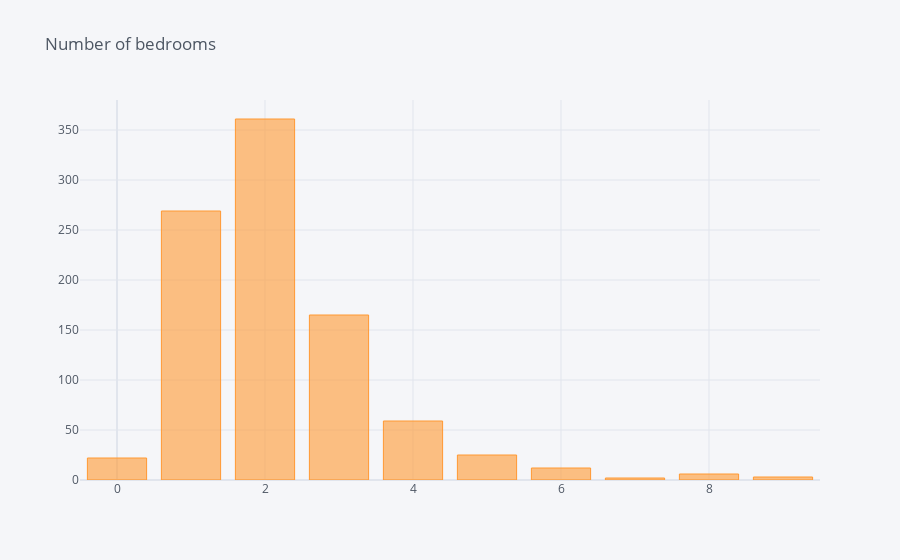

The notebook cell this image was saved under:
### Code cell
df['Soverom'].value_counts().iplot(kind = 'bar', title = 'Number of bedrooms')

### Figure 1 — Plotly figure (JSON) as saved in the notebook; plotly's stock layout.template omitted (floating-point values rounded to 4 significant figures)
{"data": [{"marker": {"color": "rgba(255, 153, 51, 0.6)", "line": {"color": "rgba(255, 153, 51, 1.0)", "width": 1}}, "name": "Soverom", "orientation": "v", "text": "", "type": "bar", "x": [2, 1, 3, 4, 5, 0, 6, 8, 9, 7], "y": [361, 269, 165, 59, 25, 22, 12, 6, 3, 2]}], "layout": {"legend": {"bgcolor": "#F5F6F9", "font": {"color": "#4D5663"}}, "paper_bgcolor": "#F5F6F9", "plot_bgcolor": "#F5F6F9", "title": {"font": {"color": "#4D5663"}, "text": "Number of bedrooms"}, "xaxis": {"gridcolor": "#E1E5ED", "showgrid": true, "tickfont": {"color": "#4D5663"}, "title": {"font": {"color": "#4D5663"}, "text": ""}, "zerolinecolor": "#E1E5ED"}, "yaxis": {"gridcolor": "#E1E5ED", "showgrid": true, "tickfont": {"color": "#4D5663"}, "title": {"font": {"color": "#4D5663"}, "text": ""}, "zerolinecolor": "#E1E5ED"}}}
